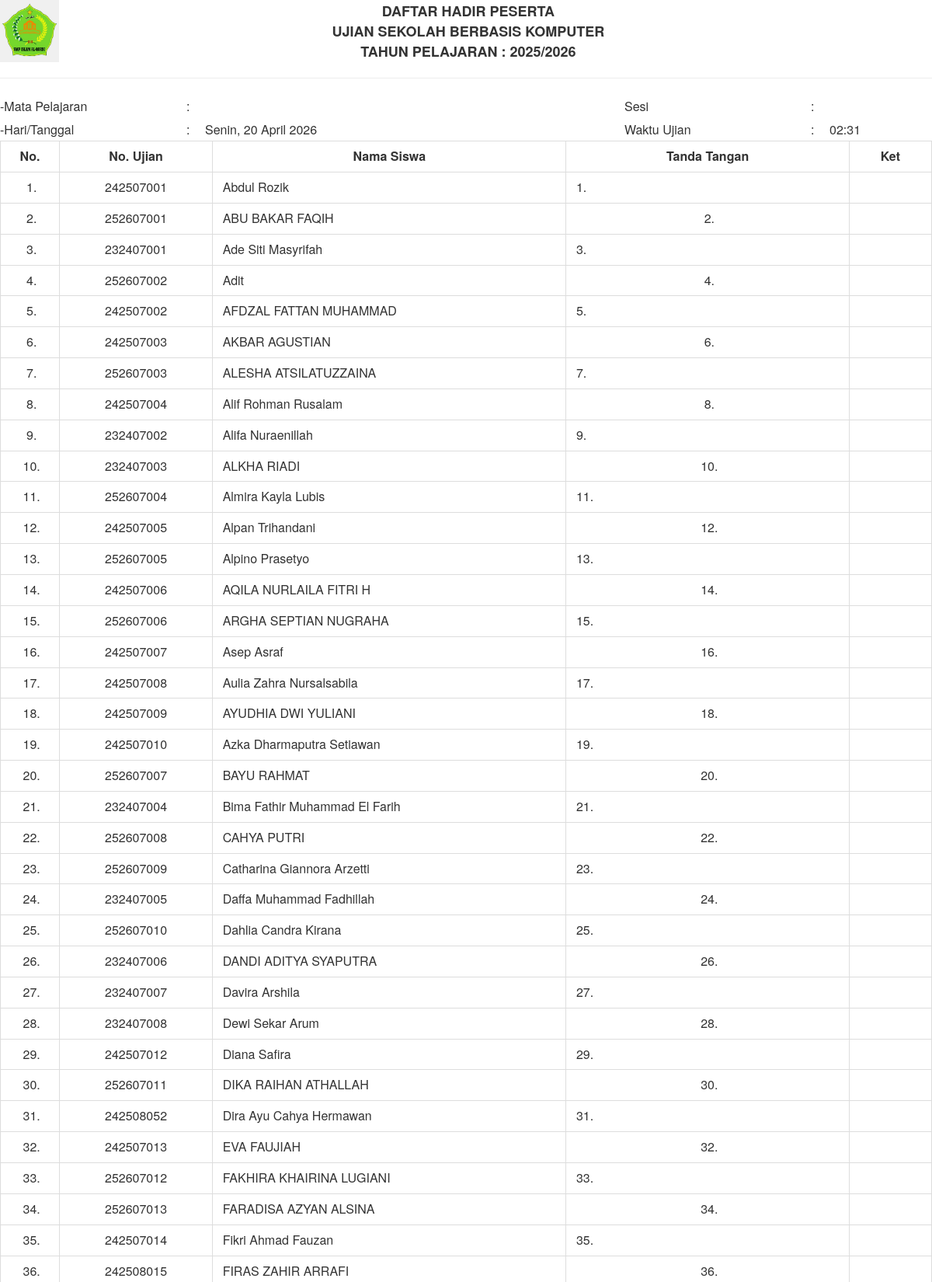
Page /candycbt_web/candycbt/admin/absen.php (signed in, upper part) on the committed database.
### tables this page shows
CREATE TABLE `setting` (
  `id_setting` int(11) NOT NULL AUTO_INCREMENT,
  `aplikasi` varchar(100) NOT NULL,
  `kode_sekolah` varchar(10) NOT NULL,
  `sekolah` varchar(50) NOT NULL,
  `jenjang` varchar(5) NOT NULL,
  `kepsek` varchar(50) NOT NULL,
  `nip` varchar(30) NOT NULL,
  `alamat` text NOT NULL,
  `kecamatan` varchar(50) NOT NULL,
  `kota` varchar(30) NOT NULL,
  `telp` varchar(20) NOT NULL,
  `fax` varchar(20) NOT NULL,
  `web` varchar(50) NOT NULL,
  `email` varchar(50) NOT NULL,
  `logo` text NOT NULL,
  `header` text NOT NULL,
  `header_kartu` text NOT NULL,
  `ip_server` varchar(100) NOT NULL,
  PRIMARY KEY (`id_setting`)
);

CREATE TABLE `siswa` (
  `id_siswa` int(11) NOT NULL AUTO_INCREMENT,
  `id_kelas` varchar(11) NOT NULL,
  `idpk` varchar(10) NOT NULL,
  `nis` varchar(30) NOT NULL,
  `no_peserta` varchar(30) NOT NULL,
  `nama` varchar(50) NOT NULL,
  `level` varchar(5) NOT NULL,
  `ruang` varchar(10) NOT NULL,
  `sesi` int(2) NOT NULL,
  `username` varchar(50) NOT NULL,
  `password` text NOT NULL,
  `foto` varchar(255) NOT NULL,
  `jenis_kelamin` varchar(30) NOT NULL,
  `tempat_lahir` varchar(100) NOT NULL,
  `tanggal_lahir` date NOT NULL,
  `agama` varchar(10) NOT NULL,
  `kebutuhan_khusus` varchar(20) NOT NULL,
  `alamat` text NOT NULL,
  `rt` varchar(5) NOT NULL,
  `rw` varchar(5) NOT NULL,
  `dusun` varchar(100) NOT NULL,
  `kelurahan` varchar(100) NOT NULL,
  `kecamatan` varchar(100) NOT NULL,
  `kode_pos` int(10) NOT NULL,
  `jenis_tinggal` varchar(100) NOT NULL,
  `alat_transportasi` varchar(100) NOT NULL,
  `hp` varchar(15) NOT NULL,
  `email` varchar(150) NOT NULL,
  `skhun` int(11) NOT NULL,
  `no_kps` varchar(50) NOT NULL,
  `nama_ayah` varchar(150) NOT NULL,
  `tahun_lahir_ayah` int(4) NOT NULL,
  `pendidikan_ayah` varchar(50) NOT NULL,
  `pekerjaan_ayah` varchar(100) NOT NULL,
  `penghasilan_ayah` varchar(100) NOT NULL,
  `nohp_ayah` varchar(15) NOT NULL,
  `nama_ibu` varchar(150) NOT NULL,
  `tahun_lahir_ibu` int(4) NOT NULL,
  `pendidikan_ibu` varchar(50) NOT NULL,
  `pekerjaan_ibu` varchar(100) NOT NULL,
  `penghasilan_ibu` varchar(100) NOT NULL,
  `nohp_ibu` int(15) NOT NULL,
  `nama_wali` varchar(150) NOT NULL,
  `tahun_lahir_wali` int(4) NOT NULL,
  `pendidikan_wali` varchar(50) NOT NULL,
  `pekerjaan_wali` varchar(100) NOT NULL,
  `penghasilan_wali` varchar(50) NOT NULL,
  `angkatan` int(5) NOT NULL,
  `nisn` varchar(50) NOT NULL,
  PRIMARY KEY (`id_siswa`)
);

### candycbt_web/candycbt/config/config.function.php (called while the page is built, shortened)
<?php
	function buat_tanggal($format,$time=null) {
		$time = ($time==null) ? time(): strtotime($time);
		$str = date($format,$time);
		for($t=1;$t<=9;$t++) {
			$str = str_replace("0$t ","$t ",$str);
		}
		$str = str_replace("Jan","Januari",$str);
		$str = str_replace("Feb","Februari",$str);
		$str = str_replace("Mar","Maret",$str);
		$str = str_replace("Apr","April",$str);
		$str = str_replace("May","Mei",$str);
		$str = str_replace("Jun","Juni",$str);
		$str = str_replace("Jul","Juli",$str);
		$str = str_replace("Aug","Agustus",$str);
		$str = str_replace("Sep","September",$str);
		$str = str_replace("Oct","Oktober",$str);
		$str = str_replace("Nov","Nopember",$str);
		$str = str_replace("Dec","Desember",$str);
		$str = str_replace("Mon","Senin",$str);
		$str = str_replace("Tue","Selasa",$str);
		$str = str_replace("Wed","Rabu",$str);
		$str = str_replace("Thu","Kamis",$str);
		$str = str_replace("Fri","Jumat",$str);
		$str = str_replace("Sat","Sabtu",$str);
		$str = str_replace("Sun","Minggu",$str);
		return $str;
	}
?>

### candycbt_web/candycbt/admin/absen.php (the view, shortened to what this page needs)
<?php
	require("../config/config.function.php");
	echo "<link rel='stylesheet' href='../dist/bootstrap/css/bootstrap.min.css'/>";
	$sesi = @$_GET['id_sesi'];
	$mapel =@$_GET['id_mapel'];
	$ruang =@$_GET['id_ruang'];
	$kelas =@$_GET['id_kelas'];
	$querytanggal=mysql_query("SELECT * FROM ujian WHERE id_mapel='$mapel'");
	$cektanggal=mysql_fetch_array($querytanggal);
	$mapelx=mysql_fetch_array(mysql_query("select * from mapel where id_mapel='$mapel'"));
	$namamapel=	mysql_fetch_array(mysql_query("select * from mata_pelajaran where kode_mapel='$mapelx[nama]'"));
	if(date('m')>=7 AND date('m')<=12) {
		$ajaran = date('Y')."/".(date('Y')+1);
	}
	elseif(date('m')>=1 AND date('m')<=6) {
		$ajaran = (date('Y')-1)."/".date('Y');
	}
	$query=mysql_query("SELECT * FROM siswa ");
	$querysetting=mysql_query("SELECT * FROM setting WHERE id_setting='1'");
	$setting=mysql_fetch_array($querysetting);
	$jumlahData = mysql_num_rows($query);
	$jumlahn = $jumlahData;
	$n = ceil($jumlahData/$jumlahn);
	$nomer = 1;
	echo'
	<table border="0" width="100%">
    <tr>
	<td  width="70" align="left"><img src="../'.$setting['logo'].'"  height=80></td>
    <td>
	<b><center><font size="+1">DAFTAR HADIR PESERTA </font>
    <br><font size="+1">UJIAN SEKOLAH BERBASIS KOMPUTER</font>
    <br><font size="+1"><b>TAHUN PELAJARAN : '. $ajaran.'</b></font>
	</b>
	</center>
	</td>
	<td  width="70" align="left">&nbsp;</td>
    </table>
	<hr>
	<table border="0" width="100%" style="margin-left:0px">
	<tr height="30">
	<td height="30" width="20%">-Mata Pelajaran</td>
	<td height="30" width="2%">:</td>
	<td height="30" width="45%" >'.$namamapel['nama_mapel'].'</td>
	<td height="30" width="15%" style="margin-left:10px"> Sesi</td>
    <td height="30" width="2%"> : </td>
	<td height="30" width="15%">'.$sesi.'</td>
	</tr>
	<tr height="30">
	<td height="30" width="20%">-Hari/Tanggal</td>
	<td height="30" width="2%">:</td>
	<td height="30" width="45%" >'.buat_tanggal('D, d M Y',$cektanggal['tgl_ujian']).'</td>
	<td height="30" width="20%" style="margin-left:10px"> Waktu Ujian </td>
    <td height="30" width="1%">:</td>
	<td height="30" width="20%" >'.buat_tanggal('H:i',$cektanggal['tgl_ujian']).'</td>
	</tr>
	</table>
	';
	for($i=1;$i<=$n;$i++){
	echo '
	  <table class="table table-bordered" width="100%">
	<tr height="40">
	<th width="5%" style="text-align: center;">No.</th>
	<th width="13%" style="text-align: center;">No. Ujian</th>
	<th width="30%" style="text-align: center;">Nama Siswa</th>
	<th width="24%"style="text-align: center;">Tanda Tangan</th>
	<th colspan="2" width="7%" style="text-align: center;">Ket</th>
	</tr>';
	$mulai = $i-1;
	$batas = ($mulai*$jumlahn);
	if(!$sesi=='' and !$ruang=='' and !$kelas==''){
	$ckck=mysql_query("SELECT * FROM siswa WHERE sesi='$sesi' and ruang='$ruang' and id_kelas='$kelas' limit $batas,$jumlahn");
	}elseif($sesi=='' and !$ruang=='' and !$kelas==''){
	$ckck=mysql_query("SELECT * FROM siswa WHERE  ruang='$ruang' and id_kelas='$kelas' limit $batas,$jumlahn");
	}elseif($sesi=='' and $ruang=='' and !$kelas==''){
	$ckck=mysql_query("SELECT * FROM siswa WHERE  id_kelas='$kelas' limit $batas,$jumlahn");
	}elseif(!$sesi=='' and $ruang=='' and $kelas==''){
	$ckck=mysql_query("SELECT * FROM siswa WHERE  sesi='$sesi' limit $batas,$jumlahn");
	}elseif(!$sesi=='' and !$ruang=='' and $kelas==''){
	$ckck=mysql_query("SELECT * FROM siswa WHERE  sesi='$sesi' and ruang='$ruang' limit $batas,$jumlahn");
	}elseif($sesi=='' and !$ruang=='' and $kelas==''){
	$ckck=mysql_query("SELECT * FROM siswa WHERE   ruang='$ruang' limit $batas,$jumlahn");
	}else{
	$ckck=mysql_query("SELECT * FROM siswa  limit $batas,$jumlahn");
	}
	while($f= mysql_fetch_array($ckck)){
	if ($nomer % 2 == 0) {
	  echo "
	  <tr height=30px>
	  <td align='center'>&nbsp;$nomer.</td>
	  <td align='center'>$f[nis]</td>
	  <td>&nbsp;$f[nama]</td>
	  <td align='center'>&nbsp;$nomer.</td>
	  <td align='center'>&nbsp;</td>
	  </tr>";
	  } else {
	  echo "<tr height=30px>
	  <td align='center'>&nbsp;$nomer.</td>
	  <td align='center'>$f[nis]</td></center>
	  <td>&nbsp;$f[nama]</td>
	  <td align='left'>&nbsp;$nomer.</td>
	  <td align='center'>&nbsp;</td>
	  </tr>";
	  }
	  $nomer++;
	}
	echo '
	</table>
	';
	}
?>

### rows in the picture
setting: logo (picture)
siswa: nis "242507001", nama "Abdul Rozik"
siswa: nis "252607001", nama "ABU BAKAR FAQIH"
siswa: nis "232407001", nama "Ade Siti Masyrifah"
siswa: nis "252607002", nama "Adit"
siswa: nis "242507002", nama "AFDZAL FATTAN MUHAMMAD"
siswa: nis "242507003", nama "AKBAR AGUSTIAN"
siswa: nis "252607003", nama "ALESHA ATSILATUZZAINA"
siswa: nis "242507004", nama "Alif Rohman Rusalam"
siswa: nis "232407002", nama "Alifa Nuraenillah"
siswa: nis "232407003", nama "ALKHA RIADI"
siswa: nis "252607004", nama "Almira Kayla Lubis"
siswa: nis "242507005", nama "Alpan Trihandani"
siswa: nis "252607005", nama "Alpino Prasetyo"
siswa: nis "242507006", nama "AQILA NURLAILA FITRI H"
siswa: nis "252607006", nama "ARGHA SEPTIAN NUGRAHA"
siswa: nis "242507007", nama "Asep Asraf"
siswa: nis "242507008", nama "Aulia Zahra Nursalsabila"
siswa: nis "242507009", nama "AYUDHIA DWI YULIANI"
siswa: nis "242507010", nama "Azka Dharmaputra Setiawan"
siswa: nis "252607007", nama "BAYU RAHMAT"
siswa: nis "232407004", nama "Bima Fathir Muhammad El Farih"
siswa: nis "252607008", nama "CAHYA PUTRI"
siswa: nis "252607009", nama "Catharina Giannora Arzetti"
siswa: nis "232407005", nama "Daffa Muhammad Fadhillah"
siswa: nis "252607010", nama "Dahlia Candra Kirana"
siswa: nis "232407006", nama "DANDI ADITYA SYAPUTRA"
siswa: nis "232407007", nama "Davira Arshila"
siswa: nis "232407008", nama "Dewi Sekar Arum"
siswa: nis "242507012", nama "Diana Safira"
siswa: nis "252607011", nama "DIKA RAIHAN ATHALLAH"
siswa: nis "242508052", nama "Dira Ayu Cahya Hermawan"
siswa: nis "242507013", nama "EVA FAUJIAH"
siswa: nis "252607012", nama "FAKHIRA KHAIRINA LUGIANI"
siswa: nis "252607013", nama "FARADISA AZYAN ALSINA"
siswa: nis "242507014", nama "Fikri Ahmad Fauzan"
siswa: nis "242508015", nama "FIRAS ZAHIR ARRAFI"

### other values in the picture
buat_tanggal('D, d M Y',$cektanggal['tgl_ujian']) "Senin, 20 April 2026"
buat_tanggal('H:i',$cektanggal['tgl_ujian']) "02:31"
